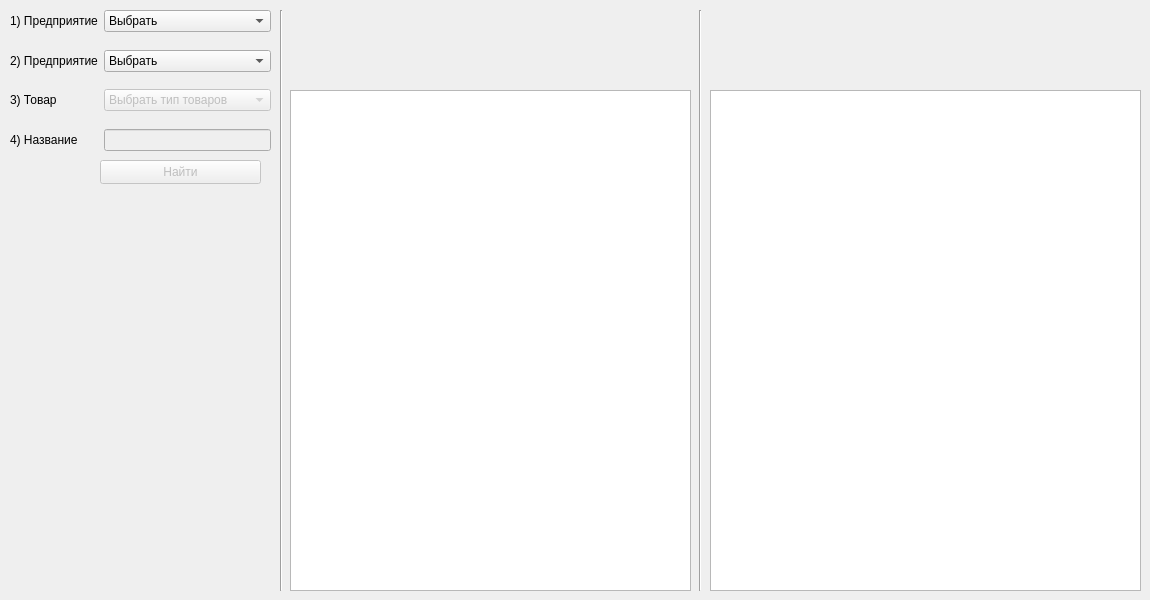
<?xml version="1.0" encoding="UTF-8"?>
<ui version="4.0">
 <class>WindowFind</class>
 <widget class="QWidget" name="WindowFind">
  <property name="geometry">
   <rect>
    <x>0</x>
    <y>0</y>
    <width>1150</width>
    <height>600</height>
   </rect>
  </property>
  <property name="maximumSize">
   <size>
    <width>1150</width>
    <height>600</height>
   </size>
  </property>
  <property name="windowTitle">
   <string>Find products</string>
  </property>
  <widget class="QWidget" name="formLayoutWidget">
   <property name="geometry">
    <rect>
     <x>10</x>
     <y>10</y>
     <width>261</width>
     <height>141</height>
    </rect>
   </property>
   <layout class="QFormLayout" name="formLayout">
    <item row="0" column="0">
     <widget class="QLabel" name="label">
      <property name="text">
       <string>1) Предприятие</string>
      </property>
     </widget>
    </item>
    <item row="0" column="1">
     <widget class="QComboBox" name="chooseCompany">
      <property name="minimumSize">
       <size>
        <width>150</width>
        <height>0</height>
       </size>
      </property>
      <property name="maximumSize">
       <size>
        <width>200</width>
        <height>32</height>
       </size>
      </property>
      <property name="layoutDirection">
       <enum>Qt::LeftToRight</enum>
      </property>
      <property name="editable">
       <bool>false</bool>
      </property>
      <property name="duplicatesEnabled">
       <bool>false</bool>
      </property>
      <property name="frame">
       <bool>true</bool>
      </property>
      <item>
       <property name="text">
        <string>Выбрать</string>
       </property>
      </item>
      <item>
       <property name="text">
        <string>Lustrof</string>
       </property>
      </item>
      <item>
       <property name="text">
        <string>Brauberg</string>
       </property>
      </item>
     </widget>
    </item>
    <item row="1" column="1">
     <spacer name="verticalSpacer">
      <property name="orientation">
       <enum>Qt::Vertical</enum>
      </property>
      <property name="sizeType">
       <enum>QSizePolicy::Maximum</enum>
      </property>
      <property name="sizeHint" stdset="0">
       <size>
        <width>10</width>
        <height>10</height>
       </size>
      </property>
     </spacer>
    </item>
    <item row="2" column="0">
     <widget class="QLabel" name="label_2">
      <property name="text">
       <string>2) Предприятие</string>
      </property>
     </widget>
    </item>
    <item row="2" column="1">
     <widget class="QComboBox" name="chooseCompany_2">
      <property name="minimumSize">
       <size>
        <width>150</width>
        <height>0</height>
       </size>
      </property>
      <property name="maximumSize">
       <size>
        <width>200</width>
        <height>32</height>
       </size>
      </property>
      <property name="layoutDirection">
       <enum>Qt::LeftToRight</enum>
      </property>
      <property name="editable">
       <bool>false</bool>
      </property>
      <property name="duplicatesEnabled">
       <bool>false</bool>
      </property>
      <property name="frame">
       <bool>true</bool>
      </property>
      <item>
       <property name="text">
        <string>Выбрать</string>
       </property>
      </item>
      <item>
       <property name="text">
        <string>Lustrof</string>
       </property>
      </item>
      <item>
       <property name="text">
        <string>Brauberg</string>
       </property>
      </item>
     </widget>
    </item>
    <item row="3" column="1">
     <spacer name="verticalSpacer_2">
      <property name="orientation">
       <enum>Qt::Vertical</enum>
      </property>
      <property name="sizeType">
       <enum>QSizePolicy::Maximum</enum>
      </property>
      <property name="sizeHint" stdset="0">
       <size>
        <width>10</width>
        <height>10</height>
       </size>
      </property>
     </spacer>
    </item>
    <item row="4" column="0">
     <widget class="QLabel" name="label_3">
      <property name="text">
       <string>3) Товар</string>
      </property>
     </widget>
    </item>
    <item row="4" column="1">
     <widget class="QComboBox" name="chooseTypeProducts">
      <property name="enabled">
       <bool>false</bool>
      </property>
      <property name="minimumSize">
       <size>
        <width>150</width>
        <height>0</height>
       </size>
      </property>
      <property name="maximumSize">
       <size>
        <width>220</width>
        <height>32</height>
       </size>
      </property>
      <property name="layoutDirection">
       <enum>Qt::LeftToRight</enum>
      </property>
      <property name="editable">
       <bool>false</bool>
      </property>
      <property name="insertPolicy">
       <enum>QComboBox::InsertAtCurrent</enum>
      </property>
      <property name="duplicatesEnabled">
       <bool>false</bool>
      </property>
      <property name="frame">
       <bool>true</bool>
      </property>
      <item>
       <property name="text">
        <string>Выбрать тип товаров</string>
       </property>
      </item>
      <item>
       <property name="text">
        <string>Бумажные изделия</string>
       </property>
      </item>
      <item>
       <property name="text">
        <string>Письменные принадлежности</string>
       </property>
      </item>
      <item>
       <property name="text">
        <string>Канцелярские мелочи</string>
       </property>
      </item>
     </widget>
    </item>
    <item row="6" column="1">
     <widget class="QLineEdit" name="inputProductName">
      <property name="enabled">
       <bool>false</bool>
      </property>
     </widget>
    </item>
    <item row="5" column="1">
     <spacer name="verticalSpacer_3">
      <property name="orientation">
       <enum>Qt::Vertical</enum>
      </property>
      <property name="sizeType">
       <enum>QSizePolicy::Maximum</enum>
      </property>
      <property name="sizeHint" stdset="0">
       <size>
        <width>10</width>
        <height>10</height>
       </size>
      </property>
     </spacer>
    </item>
    <item row="6" column="0">
     <widget class="QLabel" name="label_4">
      <property name="text">
       <string>4) Название</string>
      </property>
     </widget>
    </item>
   </layout>
  </widget>
  <widget class="QPushButton" name="findButton">
   <property name="enabled">
    <bool>false</bool>
   </property>
   <property name="geometry">
    <rect>
     <x>100</x>
     <y>160</y>
     <width>161</width>
     <height>24</height>
    </rect>
   </property>
   <property name="text">
    <string>Найти</string>
   </property>
  </widget>
  <widget class="Line" name="line">
   <property name="geometry">
    <rect>
     <x>271</x>
     <y>10</y>
     <width>21</width>
     <height>581</height>
    </rect>
   </property>
   <property name="orientation">
    <enum>Qt::Vertical</enum>
   </property>
  </widget>
  <widget class="QTableView" name="tableView">
   <property name="geometry">
    <rect>
     <x>290</x>
     <y>90</y>
     <width>401</width>
     <height>501</height>
    </rect>
   </property>
   <property name="selectionMode">
    <enum>QAbstractItemView::ContiguousSelection</enum>
   </property>
  </widget>
  <widget class="QTableView" name="tableView_2">
   <property name="geometry">
    <rect>
     <x>710</x>
     <y>90</y>
     <width>431</width>
     <height>501</height>
    </rect>
   </property>
   <property name="selectionMode">
    <enum>QAbstractItemView::ContiguousSelection</enum>
   </property>
  </widget>
  <widget class="Line" name="line_2">
   <property name="geometry">
    <rect>
     <x>690</x>
     <y>10</y>
     <width>20</width>
     <height>581</height>
    </rect>
   </property>
   <property name="orientation">
    <enum>Qt::Vertical</enum>
   </property>
  </widget>
  <widget class="QLabel" name="logo">
   <property name="geometry">
    <rect>
     <x>280</x>
     <y>10</y>
     <width>411</width>
     <height>71</height>
    </rect>
   </property>
   <property name="text">
    <string/>
   </property>
   <property name="alignment">
    <set>Qt::AlignCenter</set>
   </property>
  </widget>
  <widget class="QLabel" name="logo_2">
   <property name="geometry">
    <rect>
     <x>710</x>
     <y>10</y>
     <width>431</width>
     <height>71</height>
    </rect>
   </property>
   <property name="text">
    <string/>
   </property>
   <property name="alignment">
    <set>Qt::AlignCenter</set>
   </property>
  </widget>
 </widget>
 <resources/>
 <connections/>
</ui>
